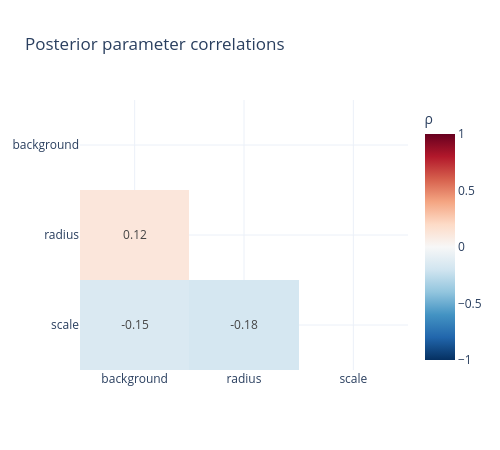

The notebook cell saved with this chart:
### Code cell
print('\nGenerating parameter correlation heatmap...')
fitter.plot_param_correlations()

### Figure 1 — Plotly figure (JSON) as saved in the notebook; plotly's stock layout.template omitted (floating-point values rounded to 4 significant figures)
{"data": [{"colorbar": {"title": {"text": "ρ"}}, "colorscale": [[0, "rgb(103,0,31)"], [0.1, "rgb(178,24,43)"], [0.2, "rgb(214,96,77)"], [0.3, "rgb(244,165,130)"], [0.4, "rgb(253,219,199)"], [0.5, "rgb(247,247,247)"], [0.6, "rgb(209,229,240)"], [0.7, "rgb(146,197,222)"], [0.8, "rgb(67,147,195)"], [0.9, "rgb(33,102,172)"], [1, "rgb(5,48,97)"]], "hoverongaps": false, "reversescale": true, "text": [["", "", ""], ["0.12", "", ""], ["-0.15", "-0.18", ""]], "texttemplate": "%{text}", "type": "heatmap", "x": ["background", "radius", "scale"], "y": ["background", "radius", "scale"], "z": [[NaN, NaN, NaN], [0.1184, NaN, NaN], [-0.154, -0.1765, NaN]], "zmax": 1, "zmin": -1}], "layout": {"height": 450, "title": {"text": "Posterior parameter correlations"}, "width": 500, "yaxis": {"autorange": "reversed"}}}
